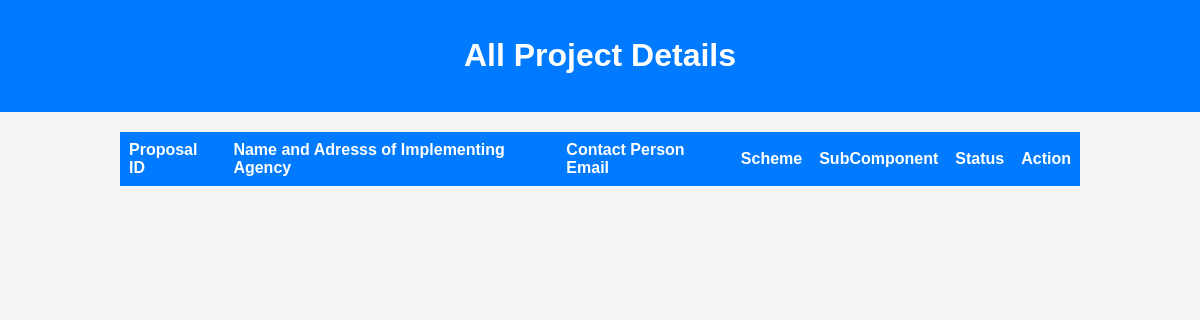
The page /staff_dashboard/all-proposals/ (signed in) on the database as committed earlier.
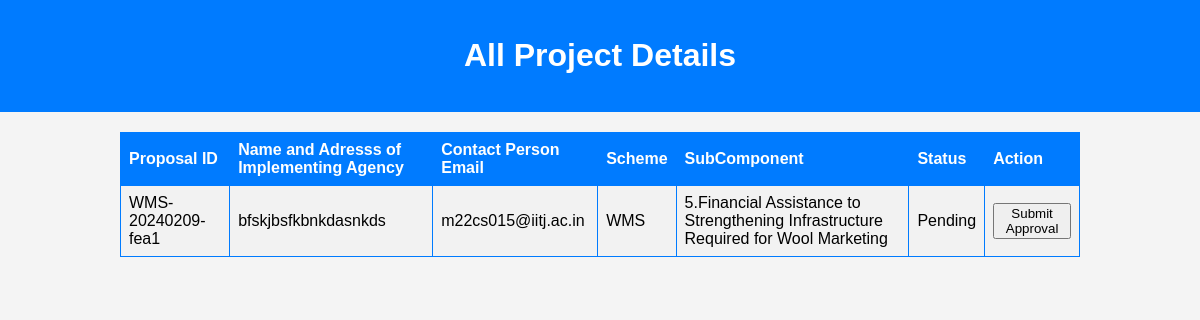
The same page on the database as committed later.
### cwdb_admin/models.py (models this page shows, shortened)
class Proposal(models.Model):
    STATUS_CHOICES = [
        ('Pending', 'Pending'),
        ('Approved', 'Approved'),
        ('Completed', 'Completed'),
        ('Rejected', 'Rejected'),
        ('Resubmit','Resubmit')
    ]
    user = models.ForeignKey(settings.AUTH_USER_MODEL, on_delete=models.CASCADE)
    name_and_address = models.TextField()
    implementingAgencyState = models.CharField(max_length=100, blank=True, null=True)
    project_scheme = models.CharField(max_length=20)
    scheme_component = models.CharField(max_length=100,null=False,blank=False)
    nature_of_applicant = models.CharField(max_length=50)
    other_nature = models.CharField(max_length=50, blank=True, null=True)
    brief_of_agency = models.TextField()
    objectives_of_project = models.TextField()
    brief_of_project = models.TextField()
    justification_of_project = models.TextField()
    methodology_of_project = models.TextField()
    expected_outcome = models.FileField(upload_to='expected_outcomes/',blank=True, null=True)
    scenario_change = models.TextField()
    beneficiaries = models.FileField(upload_to='beneficiaries/',blank=True, null=True)
    mode_of_selection = models.TextField()
    component_wise_cost = models.FileField(upload_to='project_costs/',blank=True, null=True)
    component_wise_duration = models.FileField(upload_to='durations/',blank=True, null=True)
    location_of_project = models.CharField(max_length=100)
    associated_agency = models.TextField()
    bank_details = models.TextField()
    nodal_officer_details = models.TextField()
    other_info = models.TextField()
    status = models.CharField(max_length=20, choices=STATUS_CHOICES, default='Pending')
    total_fund_allocated = models.DecimalField(max_digits=20, decimal_places=2,blank=True,null=True)
    project_sanction_letter = models.FileField(upload_to='sanction_letters/',null=True)
    Approved_by=models.CharField(max_length=50,null=True,blank=True)
    project_report = models.FileField(upload_to='project_reports/',blank=True, null=True)
    covering_letter = models.FileField(upload_to='covering_letters/',blank=True, null=True)
    unique_id = models.CharField(max_length=100, unique=True)
    created_at = models.DateTimeField(auto_now_add=True)
    updated_at = models.DateTimeField(auto_now=True, null=True) # This field will automatically update whenever the model is saved
    total_duration = models.IntegerField(blank=True, null=True)
    goals = models.JSONField(default=dict)
    reminder_financial_year = models.CharField(max_length=10,choices=generate_financial_year_choices(), blank=True, null=True)
    reminder_quarter = models.CharField(max_length=5,choices=QUARTER_CHOICES, blank=True, null=True)

### authapp/models.py (models this page shows)
class CustomUser(AbstractBaseUser, PermissionsMixin):
    AGENCY_NATURE_CHOICES = [
        ("Central Federations", "Central Federations"),
        ("State Federations", "State Federations"),
        ("Central Sheep & Wool Boards", "Central Sheep & Wool Boards"),
        ("State Sheep & Wool Boards", "State Sheep & Wool Boards"),
        ("UT Govt. Sheep & Wool Boards", "UT Govt. Sheep & Wool Boards"),
        ("UT Govt. Sheep & Wool Federations", "UT Govt. Sheep & Wool Federations"),
        ("State Govt. Corporations Federations", "State Govt. Corporations Federations"),
        ("Central Departments", "Central Departments"),
        ("State Departments", "State Departments"),
        ("UT Statutory Departments", "UT Statutory Departments"),
        ("Autonomous and Advisory Bodies Departments", "Autonomous and Advisory Bodies Departments"),
        ("State Cooperative Departments", "State Cooperative Departments"),
        ("UT Cooperative Departments", "UT Cooperative Departments"),
        ("Central Govt Cooperative Departments", "Central Govt Cooperative Departments"),
        ("Central Govt Animal Husbandry Department", "Central Govt Animal Husbandry Department"),
        ("State Govt. Animal Husbandry Department", "State Govt. Animal Husbandry Department"),
        ("UT Animal Husbandry Department", "UT Animal Husbandry Department"),
        ("State Industries Department", "State Industries Department"),
        ("Central Industries Department", "Central Industries Department"),
        ("UT Industries Department", "UT Industries Department"),
        ("Central Organizations", "Central Organizations"),
        ("State Organizations", "State Organizations"),
        ("UT Government Organizations", "UT Government Organizations"),
        ("Universities of State", "Universities of State"),
        ("Universities of Central Govt", "Universities of Central Govt"),
        ("Universities of UT", "Universities of UT"),
        ("Govt. marketing event organizers", "Govt. marketing event organizers"),
        ("Central Research & Development Institutions", "Central Research & Development Institutions"),
        ("State Research & Development Institutions", "State Research & Development Institutions"),
        ("UT Govts. Autonomous Research & Development Institutions", "UT Govts. Autonomous Research & Development Institutions"),
        ("Statutory Bodies Research & Development Institutions", "Statutory Bodies Research & Development Institutions"),
        ("Textiles Research Associations (TRAs)", "Textiles Research Associations (TRAs)"),
    ]
    is_staff = models.BooleanField(default=False)
    is_active = models.BooleanField(default=True)
    date_joined = models.DateTimeField(default=timezone.now)
    agency_name = models.CharField(max_length=100,blank=False,null=False,default="")
    agency_nature = models.CharField(
        max_length=100, choices=AGENCY_NATURE_CHOICES, default='Central Federations')
    registration_number = models.CharField(max_length=100, blank=True, null=True)
    address = models.TextField(max_length=500,default="",blank=False,null=False)
    pincode = models.CharField(max_length=10,blank=False,null=False,default="")
    contact_person_name = models.CharField(max_length=100,blank=False,null=False,default="")
    contact_person_designation = models.CharField(max_length=100,blank=False,null=False,default="")
    email = models.EmailField(_("email address"), unique=True,default="")
    contact_person_mobile = models.CharField(max_length=12,blank=False,null=False,default="")
    USERNAME_FIELD = "email"
    REQUIRED_FIELDS = []
    objects = CustomUserManager()
    def __str__(self):
        return self.email

### authapp/views.py (the view)
# urls.py: path('staff_dashboard/all-proposals/', views.all_proposal_details, name='all_proposal_details'),
@user_passes_test(lambda u: u.is_staff or u.is_superuser)
def all_proposal_details(request):
    proposals = Proposal.objects.all()
    return render(request, 'staff_template/admin_proposal_list.html', {'proposals': proposals})

### templates/staff_template/admin_proposal_list.html (shortened to what this page needs)
<!DOCTYPE html>
<html>
<head>
</head>
<body>
    <header>
        <h1>All Project Details</h1>
    </header>
    <table>
        <tr>
            <th>Proposal ID</th>
            <th>Name and Adresss of Implementing Agency</th>
            <th>Contact Person Email</th>
            <th>Scheme</th>
            <th>SubComponent</th>
            <th>Status</th>
            <th>Action</th>
        </tr>
        {% for proposal in proposals %}
            <tr>
                <td>{{ proposal.unique_id }}</td>
                <td>{{proposal.name_and_address}}</td>
                <td>{{proposal.user}}</td>
                <td>{{ proposal.project_scheme }}</td>
                <td>{{proposal.scheme_component}}</td>
                <td>{{ proposal.status }}</td>
                <td>
                    <form method="post" action="{% url 'authapp:submit_approval' proposal.unique_id %}">
                        <button type="submit" class="btn btn-primary">Submit Approval</button>
                    </form>
                </td>
            </tr>
        {% endfor %}
    </table>
</body>
</html>

### templates/staff_template/admin_proposal_list.html (style rules this page uses)
body { font-family: Arial, sans-serif; margin: 0; padding: 0; background-color: #f4f4f4; }
header { background-color: #007BFF; color: #ffffff; text-align: center; padding: 1em 0; }
table { width: 80%; margin: 20px auto; border-collapse: collapse; }
th, td { border: 1px solid #007BFF; padding: 8px; text-align: left; }
th { background-color: #007BFF; color: white; }
tr:nth-child(even) { background-color: #f2f2f2; }

Rows that differ between the two databases and show on the page:
added Proposal: unique_id "WMS-20240209-fea1", name_and_address "bfskjbsfkbnkdasnkds", user "m22cs015@iitj.ac.in", project_scheme "WMS", scheme_component "5.Financial Assistance to Strengthening Infrastructure Required for Wool Marketing", status "Pending"
